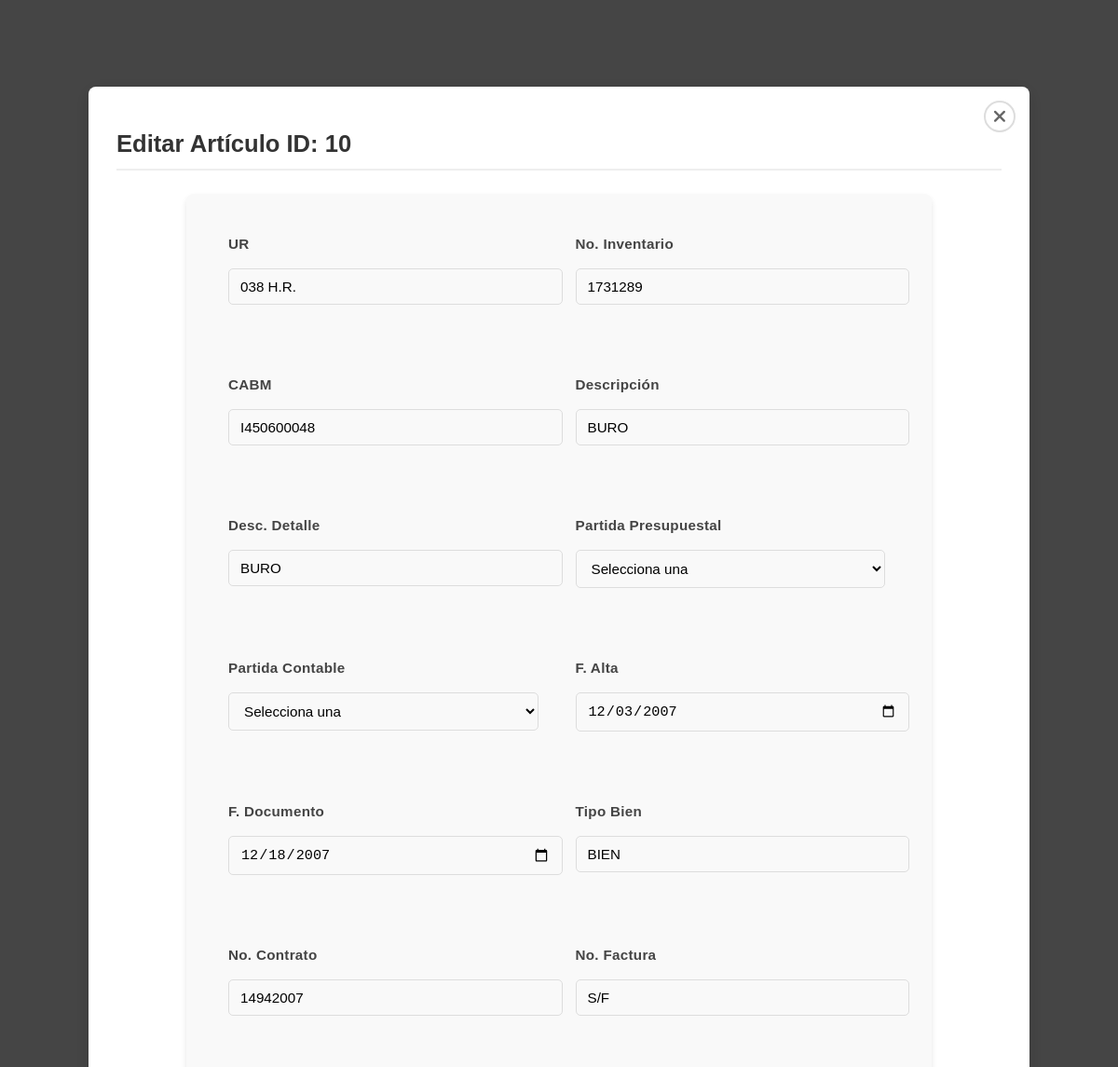
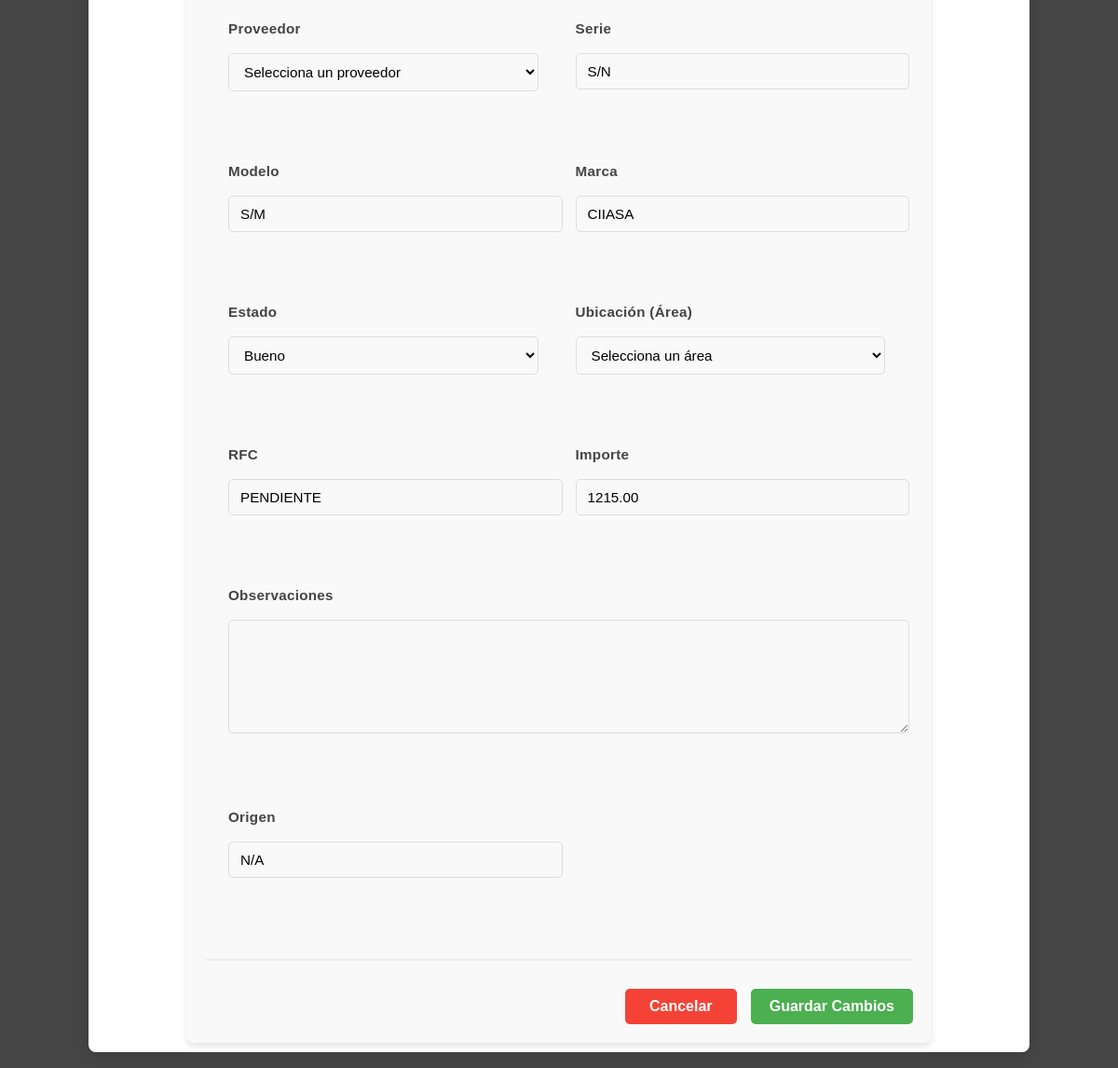
/Panel/actions/editarArticulo.php?id=10, run on the app's committed database (2 pictures, top to bottom).
### tables this page shows
CREATE TABLE `articulos` (
  `id` int(11) NOT NULL,
  `ur` varchar(50) NOT NULL,
  `no_inventario` varchar(50) NOT NULL,
  `cabm` varchar(50) NOT NULL,
  `descripcion` varchar(255) NOT NULL,
  `descripcion_detalle` varchar(255) NOT NULL,
  `partida_presupuestal` varchar(50) NOT NULL,
  `partida_contable` varchar(50) NOT NULL,
  `fecha_alta` date NOT NULL,
  `fecha_documento` date NOT NULL,
  `tipo_bien` varchar(100) NOT NULL,
  `no_contrato` varchar(50) NOT NULL,
  `no_factura` varchar(50) NOT NULL,
  `proveedor` varchar(100) NOT NULL,
  `serie` varchar(50) DEFAULT NULL,
  `modelo` varchar(50) DEFAULT NULL,
  `marca` varchar(50) DEFAULT NULL,
  `estado_bien` enum('Bueno','Regular','Malo') NOT NULL,
  `ubicacion` varchar(100) NOT NULL,
  `rfc_responsable` varchar(20) NOT NULL,
  `importe` decimal(10,2) NOT NULL,
  `observaciones` text DEFAULT NULL,
  `origen` varchar(100) NOT NULL,
  `fecha_registro` timestamp NOT NULL DEFAULT current_timestamp()
);

### Panel/actions/editarArticulo.php (the view, shortened to what this page needs)
<?php
require_once __DIR__ . '/../../config/conexion.php';
$id = isset($_GET['id']) ? intval($_GET['id']) : 0;
$query = "SELECT * FROM articulos WHERE id = $id";
$result = mysqli_query($conectar, $query);
$articulo = mysqli_fetch_assoc($result);
?>
<!DOCTYPE html>
<html lang="es">
<head>
    <link rel="stylesheet" href="../../CSS/admin.css">
    <link rel="stylesheet" href="../../CSS/inventario.css">
    <link rel="stylesheet" href="../../CSS/modal.css">
    <link rel="stylesheet" href="https://cdnjs.cloudflare.com/ajax/libs/font-awesome/6.7.2/css/all.min.css">
</head>
<body>
    <div class="modal-overlay">
        <div class="modal-container">
            <span class="modal-close" onclick="window.location.href='../tablas/tablaArticulos.php'">
                <i class="fas fa-times"></i>
            </span>
            <h2 class="modal-title">Editar Artículo ID: <?= $articulo['id'] ?></h2>
            <form method="POST" action="">
                <div class="form-grid">
                    <div class="form-group"><label>UR</label><input type="text" name="ur" value="<?= $articulo['ur'] ?>" required></div>
                    <div class="form-group"><label>No. Inventario</label><input type="text" name="no_inventario" value="<?= $articulo['no_inventario'] ?>" required></div>
                    <div class="form-group"><label>CABM</label><input type="text" name="cabm" value="<?= $articulo['cabm'] ?>"></div>
                    <div class="form-group"><label>Descripción</label><input type="text" name="descripcion" value="<?= $articulo['descripcion'] ?>" required></div>
                    <div class="form-group"><label>Desc. Detalle</label><input type="text" name="descripcion_detalle" value="<?= $articulo['descripcion_detalle'] ?>"></div>
                    <div class="form-group">
                        <label>Partida Presupuestal</label>
                        <select name="partida_presupuestal" required>
                            <option value="">Selecciona una</option>
                        </select>
                    </div>
                    <div class="form-group">
                        <label>Partida Contable</label>
                        <select name="partida_contable" required>
                            <option value="">Selecciona una</option>
                        </select>
                    </div>
                    <div class="form-group"><label>F. Alta</label><input type="date" name="fecha_alta" value="<?= $articulo['fecha_alta'] ?>"></div>
                    <div class="form-group"><label>F. Documento</label><input type="date" name="fecha_documento" value="<?= $articulo['fecha_documento'] ?>"></div>
                    <div class="form-group"><label>Tipo Bien</label><input type="text" name="tipo_bien" value="<?= $articulo['tipo_bien'] ?>"></div>
                    <div class="form-group"><label>No. Contrato</label><input type="text" name="no_contrato" value="<?= $articulo['no_contrato'] ?>"></div>
                    <div class="form-group"><label>No. Factura</label><input type="text" name="no_factura" value="<?= $articulo['no_factura'] ?>"></div>
                    <div class="form-group">
                        <label>Proveedor</label>
                        <select name="proveedor_id" required>
                            <option value="">Selecciona un proveedor</option>
                        </select>
                    </div>
                    <div class="form-group"><label>Serie</label><input type="text" name="serie" value="<?= $articulo['serie'] ?>"></div>
                    <div class="form-group"><label>Modelo</label><input type="text" name="modelo" value="<?= $articulo['modelo'] ?>"></div>
                    <div class="form-group"><label>Marca</label><input type="text" name="marca" value="<?= $articulo['marca'] ?>"></div>
                    <div class="form-group">
                        <label>Estado</label>
                        <select name="estado_bien" required>
                            <option value="Bueno" <?= $articulo['estado_bien'] == 'Bueno' ? 'selected' : '' ?>>Bueno</option>
                        </select>
                    </div>
                    <div class="form-group">
                        <label>Ubicación (Área)</label>
                        <select name="ubicacion" required>
                            <option value="">Selecciona un área</option>
                        </select>
                    </div>
                    <div class="form-group"><label>RFC</label><input type="text" name="rfc_responsable" value="<?= $articulo['rfc_responsable'] ?>"></div>
                    <div class="form-group"><label>Importe</label><input type="number" step="0.01" name="importe" value="<?= $articulo['importe'] ?>"></div>
                    <div class="form-group full-width"><label>Observaciones</label><textarea name="observaciones"><?= $articulo['observaciones'] ?></textarea></div>
                    <div class="form-group"><label>Origen</label><input type="text" name="origen" value="<?= $articulo['origen'] ?>"></div>
                </div>
                <div class="form-actions">
                    <button type="button" class="btn btn-cancel" onclick="window.location.href='../tablas/tablaArticulos.php'">Cancelar</button>
                    <button type="submit" class="btn btn-save">Guardar Cambios</button>
                </div>
            </form>
        </div>
    </div>
</body>
</html>

### CSS/admin.css (style rules this page uses)
html, body { height: 100%; margin: 0; padding: 0; font-family: Arial, sans-serif; background-color: #e7e7e7; display: flex; flex-direction: column; }

### CSS/inventario.css (style rules this page uses)
form { width: 80%; margin: 0 auto; padding: 20px; background-color: #f9f9f9; border-radius: 8px; box-shadow: 0 4px 6px rgba(0, 0, 0, 0.1); }
h2 { color: #333; font-size: 1.5rem; margin-bottom: 20px; }
label { font-size: 1rem; color: #333; display: block; margin-bottom: 8px; }
input, select, textarea { width: 100%; padding: 10px; margin-bottom: 15px; border: 1px solid #ccc; border-radius: 4px; font-size: 1rem; background-color: #fff; }
select { cursor: pointer; font-size: 1rem; }
textarea { width: 100%; padding: 10px; height: 43px; resize: vertical; border: 1px solid #ccc; border-radius: 4px; font-size: 1rem; background-color: #fff; }
input, select, textarea, button { margin-top: 10px; }
input, select { transition: all 0.3s ease; }

### CSS/modal.css (style rules this page uses)
.modal-overlay { position: fixed; top: 0; left: 0; right: 0; bottom: 0; background-color: rgba(0,0,0,0.7); display: flex; justify-content: center; align-items: center; z-index: 1000; }
.modal-container { background-color: white; padding: 25px 30px; border-radius: 8px; width: 85%; max-width: 950px; max-height: 90vh; overflow-y: auto; position: relative; box-shadow: 0 4px 20px rgba(0,0,0,0.15); }
.modal-close { position: absolute; top: 15px; right: 15px; font-size: 1.2rem; cursor: pointer; color: #666; background-color: white; width: 30px; height: 30px; border-radius: 50%; display: flex; justify-content: center; align-items: center; border: 2px solid #ddd; transition: all 0.3s ease; }
.modal-title { margin-bottom: 25px; color: #333; border-bottom: 2px solid #eee; padding-bottom: 12px; font-size: 1.6rem; font-weight: 600; }
.form-grid { display: grid; grid-template-columns: repeat(auto-fill, minmax(320px, 1fr)); gap: 40px; margin-bottom: 15px; padding: 25px; padding-right: 30px; }
.form-group { margin-bottom: 22px; }
.form-group label { display: block; margin-bottom: 8px; font-weight: 600; color: #444; font-size: 0.95rem; letter-spacing: 0.3px; }
.form-group input, .form-group select, .form-group textarea { width: 100%; padding: 10px 12px; border: 1px solid #ddd; border-radius: 5px; font-size: 0.95rem; transition: all 0.2s; background-color: #f9f9f9; }
.form-group textarea { min-height: 100px; resize: vertical; line-height: 1.5; }
.form-actions { display: flex; justify-content: flex-end; gap: 15px; margin-top: 25px; padding-top: 20px; border-top: 2px solid #eee; }
.btn { padding: 10px 20px; border: none; border-radius: 5px; cursor: pointer; font-weight: 600; font-size: 1rem; transition: all 0.2s; min-width: 120px; }
.btn-save { background-color: #4CAF50; color: white; }
.btn-cancel { background-color: #f44336; color: white; }
.full-width { grid-column: 1 / -1; }

### data on the page
articulos: id "10", no_inventario "1731289", cabm "I450600048", descripcion "BURO", descripcion_detalle "BURO", fecha_alta "12/03/2007", fecha_documento "12/18/2007", tipo_bien "BIEN", no_contrato "14942007", no_factura "S/F", serie "S/N", modelo "S/M", marca "CIIASA", estado_bien "Bueno", rfc_responsable "PENDIENTE", importe "1215.00", origen "N/A"
